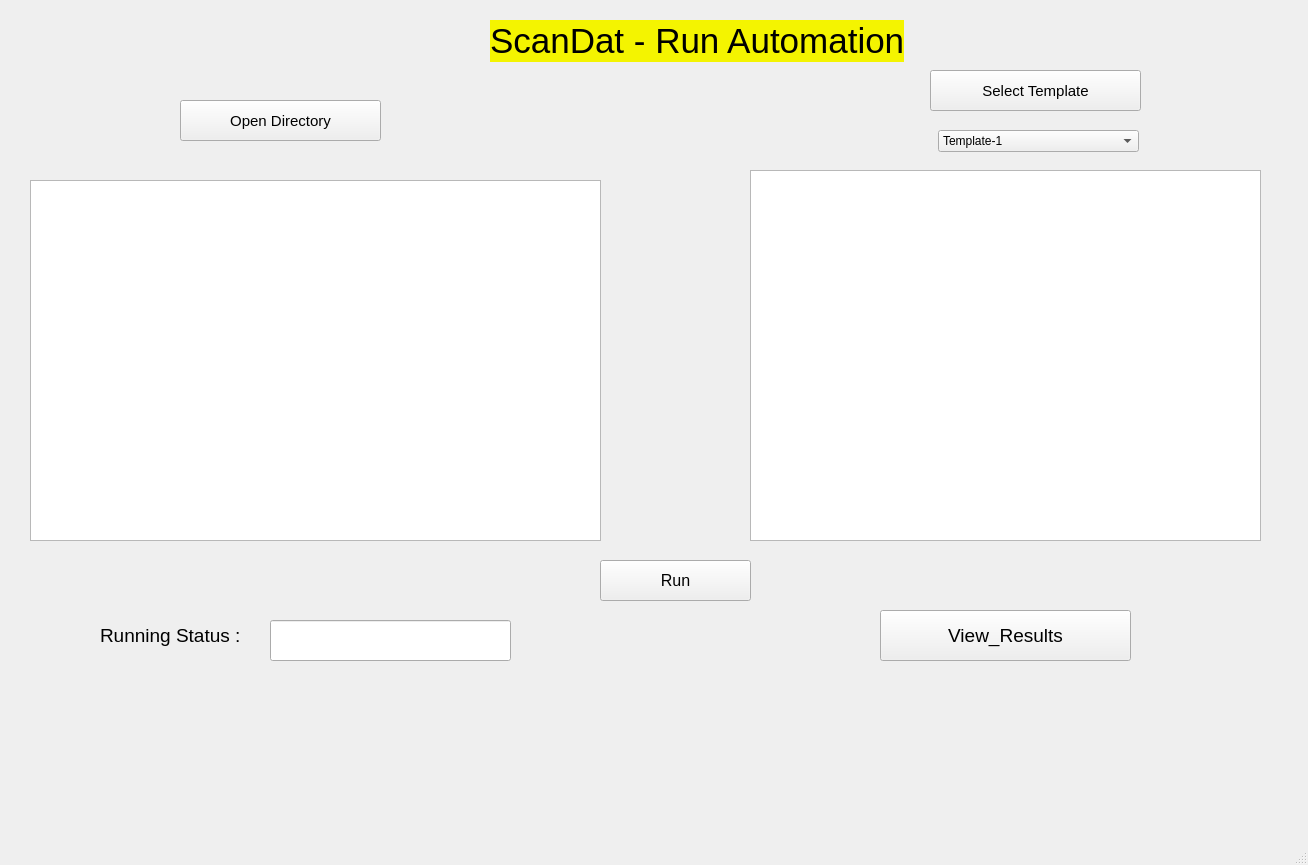
<?xml version="1.0" encoding="UTF-8"?>
<ui version="4.0">
 <class>Run_Screen</class>
 <widget class="QMainWindow" name="Run_Screen">
  <property name="geometry">
   <rect>
    <x>0</x>
    <y>0</y>
    <width>1308</width>
    <height>865</height>
   </rect>
  </property>
  <property name="windowTitle">
   <string>Run_Screen</string>
  </property>
  <property name="windowIcon">
   <iconset>
    <normaloff>logo.png</normaloff>logo.png</iconset>
  </property>
  <widget class="QWidget" name="centralwidget">
   <widget class="QLabel" name="label">
    <property name="geometry">
     <rect>
      <x>490</x>
      <y>20</y>
      <width>414</width>
      <height>42</height>
     </rect>
    </property>
    <property name="font">
     <font>
      <pointsize>26</pointsize>
     </font>
    </property>
    <property name="autoFillBackground">
     <bool>false</bool>
    </property>
    <property name="styleSheet">
     <string notr="true">background-color: rgb(220, 220, 0);
background-color: rgb(244, 244, 0);</string>
    </property>
    <property name="text">
     <string>ScanDat - Run Automation</string>
    </property>
   </widget>
   <widget class="QPushButton" name="Opendir_button">
    <property name="geometry">
     <rect>
      <x>180</x>
      <y>100</y>
      <width>201</width>
      <height>41</height>
     </rect>
    </property>
    <property name="font">
     <font>
      <pointsize>11</pointsize>
      <weight>50</weight>
      <italic>false</italic>
      <bold>false</bold>
      <underline>false</underline>
      <strikeout>false</strikeout>
      <kerning>true</kerning>
     </font>
    </property>
    <property name="text">
     <string>Open Directory</string>
    </property>
   </widget>
   <widget class="QListWidget" name="listWidget">
    <property name="geometry">
     <rect>
      <x>30</x>
      <y>180</y>
      <width>571</width>
      <height>361</height>
     </rect>
    </property>
   </widget>
   <widget class="QPushButton" name="pushButton">
    <property name="geometry">
     <rect>
      <x>930</x>
      <y>70</y>
      <width>211</width>
      <height>41</height>
     </rect>
    </property>
    <property name="font">
     <font>
      <pointsize>11</pointsize>
     </font>
    </property>
    <property name="text">
     <string>Select Template</string>
    </property>
   </widget>
   <widget class="QComboBox" name="comboBox">
    <property name="geometry">
     <rect>
      <x>938</x>
      <y>130</y>
      <width>201</width>
      <height>22</height>
     </rect>
    </property>
    <item>
     <property name="text">
      <string>Template-1</string>
     </property>
    </item>
    <item>
     <property name="text">
      <string>Template-2</string>
     </property>
    </item>
    <item>
     <property name="text">
      <string>Template-3</string>
     </property>
    </item>
    <item>
     <property name="text">
      <string>Template-4</string>
     </property>
    </item>
    <item>
     <property name="text">
      <string>Template-5</string>
     </property>
    </item>
   </widget>
   <widget class="QListWidget" name="listWidget_2">
    <property name="geometry">
     <rect>
      <x>750</x>
      <y>170</y>
      <width>511</width>
      <height>371</height>
     </rect>
    </property>
   </widget>
   <widget class="QPushButton" name="Run_button">
    <property name="geometry">
     <rect>
      <x>600</x>
      <y>560</y>
      <width>151</width>
      <height>41</height>
     </rect>
    </property>
    <property name="font">
     <font>
      <pointsize>12</pointsize>
     </font>
    </property>
    <property name="text">
     <string>Run</string>
    </property>
   </widget>
   <widget class="QLabel" name="Running_status">
    <property name="geometry">
     <rect>
      <x>100</x>
      <y>620</y>
      <width>151</width>
      <height>31</height>
     </rect>
    </property>
    <property name="font">
     <font>
      <pointsize>14</pointsize>
     </font>
    </property>
    <property name="text">
     <string>Running Status :</string>
    </property>
   </widget>
   <widget class="QLineEdit" name="Status_Result">
    <property name="geometry">
     <rect>
      <x>270</x>
      <y>620</y>
      <width>241</width>
      <height>41</height>
     </rect>
    </property>
   </widget>
   <widget class="QPushButton" name="View_results">
    <property name="geometry">
     <rect>
      <x>880</x>
      <y>610</y>
      <width>251</width>
      <height>51</height>
     </rect>
    </property>
    <property name="font">
     <font>
      <pointsize>14</pointsize>
     </font>
    </property>
    <property name="text">
     <string>View_Results</string>
    </property>
   </widget>
  </widget>
  <widget class="QMenuBar" name="menubar">
   <property name="geometry">
    <rect>
     <x>0</x>
     <y>0</y>
     <width>1308</width>
     <height>21</height>
    </rect>
   </property>
  </widget>
  <widget class="QStatusBar" name="statusbar"/>
 </widget>
 <resources/>
 <connections/>
</ui>
